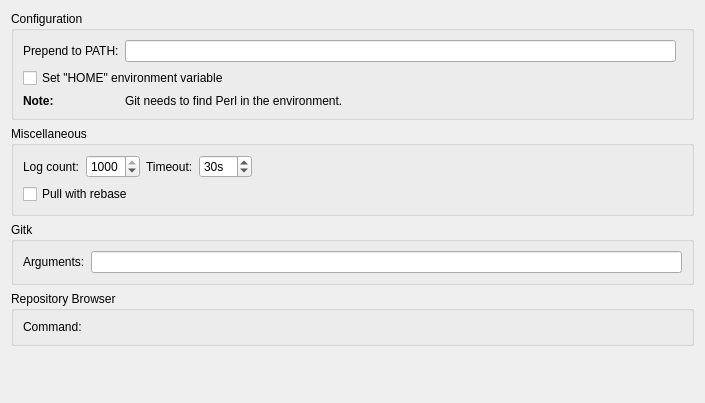
<?xml version="1.0" encoding="UTF-8"?>
<ui version="4.0">
 <class>Git::Internal::SettingsPage</class>
 <widget class="QWidget" name="Git::Internal::SettingsPage">
  <property name="geometry">
   <rect>
    <x>0</x>
    <y>0</y>
    <width>705</width>
    <height>403</height>
   </rect>
  </property>
  <layout class="QVBoxLayout" name="verticalLayout">
   <item>
    <widget class="QGroupBox" name="configurationGroupBox">
     <property name="enabled">
      <bool>true</bool>
     </property>
     <property name="title">
      <string>Configuration</string>
     </property>
     <layout class="QGridLayout" name="gridLayout_2">
      <item row="0" column="0">
       <widget class="QLabel" name="pathlabel">
        <property name="text">
         <string>Prepend to PATH:</string>
        </property>
       </widget>
      </item>
      <item row="0" column="1">
       <widget class="QLineEdit" name="pathLineEdit"/>
      </item>
      <item row="1" column="0" colspan="3">
       <widget class="QCheckBox" name="winHomeCheckBox">
        <property name="text">
         <string>Set &quot;HOME&quot; environment variable</string>
        </property>
       </widget>
      </item>
      <item row="2" column="0">
       <widget class="QLabel" name="noteLabel">
        <property name="text">
         <string>&lt;b&gt;Note:&lt;/b&gt;</string>
        </property>
       </widget>
      </item>
      <item row="2" column="1" colspan="2">
       <widget class="QLabel" name="noteFieldlabel">
        <property name="text">
         <string>Git needs to find Perl in the environment.</string>
        </property>
       </widget>
      </item>
     </layout>
    </widget>
   </item>
   <item>
    <widget class="QGroupBox" name="groupBox">
     <property name="title">
      <string>Miscellaneous</string>
     </property>
     <layout class="QGridLayout" name="gridLayout">
      <item row="1" column="0" colspan="2">
       <widget class="QCheckBox" name="pullRebaseCheckBox">
        <property name="text">
         <string>Pull with rebase</string>
        </property>
       </widget>
      </item>
      <item row="0" column="4">
       <spacer name="horizontalSpacer">
        <property name="orientation">
         <enum>Qt::Horizontal</enum>
        </property>
        <property name="sizeHint" stdset="0">
         <size>
          <width>211</width>
          <height>20</height>
         </size>
        </property>
       </spacer>
      </item>
      <item row="0" column="3">
       <widget class="QSpinBox" name="timeoutSpinBox">
        <property name="suffix">
         <string>s</string>
        </property>
        <property name="minimum">
         <number>10</number>
        </property>
        <property name="maximum">
         <number>360</number>
        </property>
        <property name="value">
         <number>30</number>
        </property>
       </widget>
      </item>
      <item row="0" column="0">
       <widget class="QLabel" name="logCountLabel">
        <property name="text">
         <string>Log count:</string>
        </property>
       </widget>
      </item>
      <item row="0" column="2">
       <widget class="QLabel" name="timeoutLabel">
        <property name="text">
         <string>Timeout:</string>
        </property>
       </widget>
      </item>
      <item row="0" column="1">
       <widget class="QSpinBox" name="logCountSpinBox">
        <property name="toolTip">
         <string>Note that huge amount of commits might take some time.</string>
        </property>
        <property name="maximum">
         <number>1000</number>
        </property>
        <property name="value">
         <number>1000</number>
        </property>
       </widget>
      </item>
     </layout>
    </widget>
   </item>
   <item>
    <widget class="QGroupBox" name="gitkGroupBox">
     <property name="title">
      <string>Gitk</string>
     </property>
     <layout class="QFormLayout" name="formLayout_2">
      <property name="fieldGrowthPolicy">
       <enum>QFormLayout::ExpandingFieldsGrow</enum>
      </property>
      <item row="0" column="0">
       <widget class="QLabel" name="gitkOptionsLabel">
        <property name="text">
         <string>Arguments:</string>
        </property>
       </widget>
      </item>
      <item row="0" column="1">
       <widget class="QLineEdit" name="gitkOptionsLineEdit"/>
      </item>
     </layout>
    </widget>
   </item>
   <item>
    <widget class="QGroupBox" name="repBrowserGroupBox">
     <property name="title">
      <string>Repository Browser</string>
     </property>
     <layout class="QHBoxLayout" name="horizontalLayout_2">
      <item>
       <widget class="QLabel" name="repBrowserCommandLabel">
        <property name="text">
         <string>Command:</string>
        </property>
       </widget>
      </item>
      <item>
       <widget class="Utils::PathChooser" name="repBrowserCommandPathChooser" native="true">
        <property name="sizePolicy">
         <sizepolicy hsizetype="Expanding" vsizetype="Preferred">
          <horstretch>0</horstretch>
          <verstretch>0</verstretch>
         </sizepolicy>
        </property>
       </widget>
      </item>
     </layout>
    </widget>
   </item>
   <item>
    <spacer name="verticalSpacer">
     <property name="orientation">
      <enum>Qt::Vertical</enum>
     </property>
     <property name="sizeHint" stdset="0">
      <size>
       <width>20</width>
       <height>40</height>
      </size>
     </property>
    </spacer>
   </item>
  </layout>
 </widget>
 <customwidgets>
  <customwidget>
   <class>Utils::PathChooser</class>
   <extends>QWidget</extends>
   <header location="global">utils/pathchooser.h</header>
   <container>1</container>
   <slots>
    <signal>editingFinished()</signal>
    <signal>browsingFinished()</signal>
   </slots>
  </customwidget>
 </customwidgets>
 <tabstops>
  <tabstop>pathLineEdit</tabstop>
  <tabstop>winHomeCheckBox</tabstop>
  <tabstop>logCountSpinBox</tabstop>
  <tabstop>timeoutSpinBox</tabstop>
  <tabstop>pullRebaseCheckBox</tabstop>
  <tabstop>gitkOptionsLineEdit</tabstop>
 </tabstops>
 <resources/>
 <connections/>
</ui>
